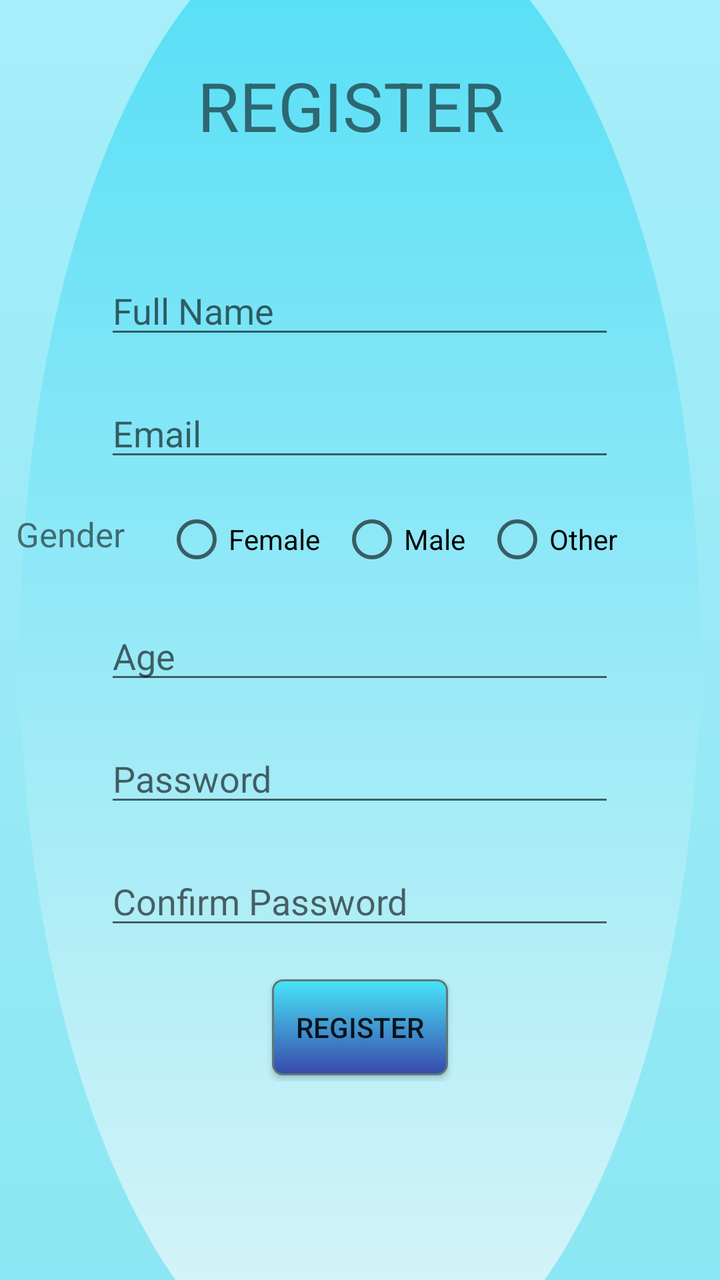
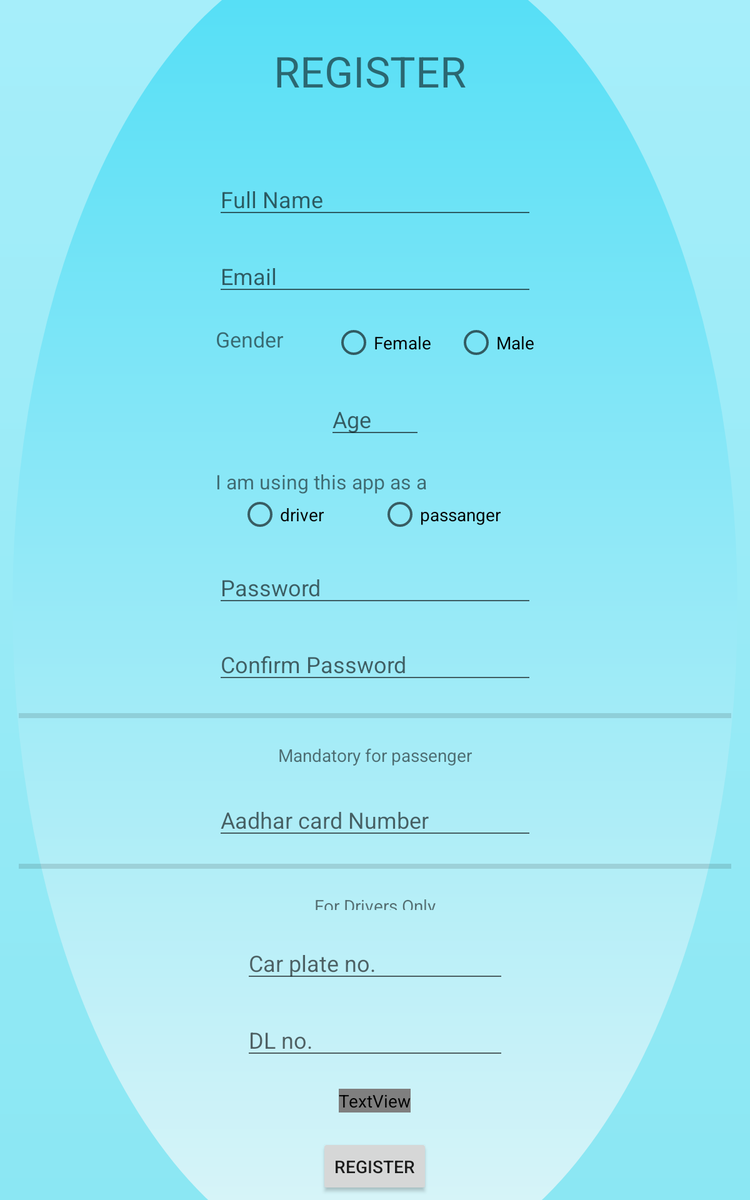

Two renders of one Android screen. The first uses the default layout on a phone; the second uses the alternative layout the repository ships for a different screen configuration, on a matching device. The two XML files are below.
<!-- AndroidManifest.xml: application theme Theme.GoogleMap -->
<!-- res/layout/register.xml -->
<?xml version="1.0" encoding="utf-8"?>
<androidx.constraintlayout.widget.ConstraintLayout xmlns:android="http://schemas.android.com/apk/res/android"
    xmlns:app="http://schemas.android.com/apk/res-auto"
    xmlns:tools="http://schemas.android.com/tools"
    android:layout_width="match_parent"
    android:layout_height="match_parent">

    <ScrollView
        android:layout_width="match_parent"
        android:layout_height="match_parent"
        app:layout_constraintBottom_toBottomOf="parent"
        app:layout_constraintEnd_toEndOf="parent"
        app:layout_constraintHorizontal_bias="0.0"
        app:layout_constraintStart_toStartOf="parent">

        <LinearLayout
            android:layout_width="fill_parent"
            android:layout_height="fill_parent"
            android:orientation="vertical">


            <TextView
                android:id="@+id/banner"
                android:layout_width="199dp"
                android:layout_height="53dp"
                android:layout_gravity="center"
                android:layout_marginTop="30dp"
                android:text="REGISTER "
                android:textAlignment="center"
                android:textSize="34sp"
                app:layout_constraintBottom_toTopOf="@+id/Fullname"
                app:layout_constraintEnd_toEndOf="parent"
                app:layout_constraintStart_toStartOf="parent"
                app:layout_constraintTop_toTopOf="parent"
                app:layout_constraintVertical_bias="0.0" />

            //add profile pic here

            <EditText
                android:id="@+id/Fullname"
                android:textColor="@color/black"
                android:layout_width="255dp"
                android:layout_height="wrap_content"
                android:layout_gravity="center"
                android:layout_marginTop="50dp"
                android:ems="10"
                android:hint="Full Name"
                android:inputType="textPersonName"
                app:layout_constraintEnd_toEndOf="parent"
                app:layout_constraintHorizontal_bias="0.348"
                app:layout_constraintStart_toStartOf="parent"
                app:layout_constraintTop_toTopOf="parent" />

            <EditText
                android:id="@+id/Email"
                android:layout_width="255dp"
                android:layout_height="wrap_content"
                android:layout_gravity="center"
                android:layout_marginTop="20dp"
                android:ems="10"
                android:hint="Email"
                android:inputType="textEmailAddress"
                android:linksClickable="false"
                android:textAllCaps="false"
                android:textColorHighlight="@color/purple_200"
                app:layout_constraintEnd_toEndOf="parent"
                app:layout_constraintHorizontal_bias="0.35"
                app:layout_constraintStart_toStartOf="parent"
                app:layout_constraintTop_toBottomOf="@+id/Fullname" />

            <LinearLayout
                android:layout_width="384dp"
                android:layout_height="wrap_content"
                android:layout_gravity="center">

                <TextView
                    android:id="@+id/textView8"
                    android:layout_width="wrap_content"
                    android:layout_height="wrap_content"
                    android:layout_marginLeft="20dp"
                    android:layout_marginTop="20dp"
                    android:layout_marginRight="10dp"
                    android:text="Gender"
                    android:textSize="17dp"
                    app:layout_constraintEnd_toStartOf="@+id/radioGroupGender"
                    app:layout_constraintHorizontal_bias="0.773"
                    app:layout_constraintStart_toStartOf="parent"
                    app:layout_constraintTop_toBottomOf="@+id/Email" />

                <RadioGroup
                    android:id="@+id/radioGroupGender"
                    android:layout_width="265dp"
                    android:layout_height="wrap_content"
                    android:layout_marginStart="10dp"
                    android:layout_marginTop="18dp"
                    android:orientation="horizontal"
                    app:layout_constraintEnd_toEndOf="parent"
                    app:layout_constraintTop_toBottomOf="@+id/Email">

                    <RadioButton
                        android:id="@+id/femaleButton"
                        android:layout_width="wrap_content"
                        android:layout_height="wrap_content"
                        android:onClick="onGenderRadioBtClick"
                        android:text="Female" />

                    <RadioButton
                        android:id="@+id/maleButton"
                        android:layout_width="wrap_content"
                        android:layout_height="wrap_content"
                        android:layout_marginLeft="10dp"
                        android:onClick="onGenderRadioBtClick"
                        android:text="Male" />

                    <RadioButton
                        android:id="@+id/otherGenderButton"
                        android:layout_width="99dp"
                        android:layout_height="match_parent"
                        android:layout_marginLeft="10dp"
                        android:onClick="onGenderRadioBtClick"
                        android:text="Other" />
                </RadioGroup>

            </LinearLayout>

            <EditText
                android:id="@+id/age"
                android:layout_width="255dp"
                android:layout_height="wrap_content"
                android:layout_gravity="center"
                android:layout_marginTop="20dp"
                android:ems="10"
                android:hint="Age"
                android:inputType="number"
                android:textAllCaps="false"
                app:layout_constraintEnd_toEndOf="parent"
                app:layout_constraintHorizontal_bias="0.275"
                app:layout_constraintStart_toStartOf="parent"
                app:layout_constraintTop_toBottomOf="@+id/radioGroupGender" />









































            <EditText
                android:id="@+id/password"
                android:layout_width="255dp"
                android:layout_height="wrap_content"
                android:layout_gravity="center"
                android:layout_marginTop="20dp"
                android:autoText="false"
                android:ems="10"
                android:hint="Password"
                android:inputType="textPassword"
                app:layout_constraintEnd_toEndOf="parent"
                app:layout_constraintHorizontal_bias="0.224"
                app:layout_constraintStart_toStartOf="parent"
                app:layout_constraintTop_toBottomOf="@+id/radioGroupProf" />

            <EditText
                android:id="@+id/confirmPassword"
                android:layout_width="255dp"
                android:layout_height="wrap_content"
                android:layout_gravity="center"
                android:layout_marginTop="20dp"
                android:ems="10"
                android:hint="Confirm Password"
                android:inputType="textPassword"
                app:layout_constraintEnd_toEndOf="parent"
                app:layout_constraintHorizontal_bias="0.21"
                app:layout_constraintStart_toStartOf="parent"
                app:layout_constraintTop_toBottomOf="@+id/password" />























































































































            <Button
                android:id="@+id/registerBt"
                android:layout_width="wrap_content"
                android:layout_height="wrap_content"
                android:layout_gravity="center"
                android:layout_marginTop="20dp"
                android:layout_marginBottom="3dp"
                android:background="@drawable/button"
                android:gravity="center"
                android:text="Register"
                app:layout_constraintEnd_toEndOf="parent"
                app:layout_constraintHorizontal_bias="0.497"
                app:layout_constraintStart_toStartOf="parent"
                app:layout_constraintTop_toBottomOf="@+id/dlNo" />

        </LinearLayout>
    </ScrollView>

</androidx.constraintlayout.widget.ConstraintLayout>
<!-- resources referenced by this layout -->
<resources>
  <!-- drawable button (drawable) -->
  <?xml version="1.0" encoding="utf-8"?>
  <selector xmlns:android="http://schemas.android.com/apk/res/android">
  
      <item android:state_pressed="true" >
          <shape android:shape="rectangle"  >
              <corners android:radius="5dp" />
              <stroke android:width="1dip" android:color="#5e7974" />
              <gradient android:angle="-90" android:startColor="#3949AB" android:endColor="#47E5F8"  />
          </shape>
      </item>
      <item android:state_focused="true">
          <shape android:shape="rectangle"  >
              <corners android:radius="5dp" />
              <stroke android:width="1dip" android:color="#1010B4" />
              <solid android:color="#58857e"/>
          </shape>
      </item>
      <item >
          <shape android:shape="rectangle"  >
              <corners android:radius="5dp" />
              <stroke android:width="1dip" android:color="#5e7974" />
              <gradient android:angle="-90" android:startColor="#47E5F8" android:endColor="#3949AB" />
          </shape>
      </item>
  </selector>
  <style name="Theme.GoogleMap" parent="Theme.AppCompat.DayNight.NoActionBar">
          
          <item name="colorPrimary">@color/purple_500</item>
          <item name="colorPrimaryVariant">@color/purple_700</item>
          <item name="colorOnPrimary">@color/white</item>
          
          <item name="colorSecondary">@color/teal_200</item>
          <item name="colorSecondaryVariant">@color/teal_700</item>
          <item name="colorOnSecondary">@color/black</item>
          
          <item name="android:statusBarColor" tools:targetApi="l">?attr/colorPrimaryVariant</item>
          
          <item name="android:windowBackground">@drawable/backgrnd</item>
      </style>
  <!-- drawable backgrnd (drawable) -->
  <?xml version="1.0" encoding="utf-8"?>
  <layer-list xmlns:android="http://schemas.android.com/apk/res/android">
      <item>
          <shape>
              <gradient android:startColor="#8BE7F3"
                  android:endColor="#A6EEFA"
                  android:angle="90" />
          </shape>
  
      </item>
      <item  android:top="-50dp"  android:bottom="-60dp" android:left="10dp" android:right="10dp">
          <shape android:shape="oval">
  
              <gradient
                  android:startColor="#DEF5F8"
                  android:endColor="#50DEF6"
                  android:angle="90"></gradient>
              <corners android:bottomLeftRadius="1000dp">
  
              </corners>
          </shape>
      </item>
  </layer-list>
</resources>
<!-- res/layout-sw600dp/register.xml (the repository's variant of the layout above) -->
<!-- drawn on a 7-inch tablet held upright -->
<?xml version="1.0" encoding="utf-8"?>
<androidx.constraintlayout.widget.ConstraintLayout xmlns:android="http://schemas.android.com/apk/res/android"
    xmlns:app="http://schemas.android.com/apk/res-auto"
    xmlns:tools="http://schemas.android.com/tools"
    android:layout_width="match_parent"
    android:layout_height="match_parent"
    android:layout_marginLeft="10dp"
    android:layout_marginRight="10dp">

    <ScrollView
        android:layout_width="match_parent"
        android:layout_height="match_parent"
        app:layout_constraintEnd_toEndOf="parent"
        app:layout_constraintHorizontal_bias="0.0"
        app:layout_constraintStart_toStartOf="parent"
        tools:layout_editor_absoluteY="134dp">

        <LinearLayout
            android:layout_width="fill_parent"
            android:layout_height="fill_parent"
            android:orientation="vertical"
            android:layout_gravity="center">


            <TextView
                android:id="@+id/banner"
                android:layout_width="199dp"
                android:layout_height="53dp"
                android:layout_gravity="center"
                android:layout_marginTop="30dp"
                android:text="REGISTER "
                android:textAlignment="center"
                android:textSize="34sp"
                app:layout_constraintBottom_toTopOf="@+id/Fullname"
                app:layout_constraintEnd_toEndOf="parent"
                app:layout_constraintStart_toStartOf="parent"
                app:layout_constraintTop_toTopOf="parent"
                app:layout_constraintVertical_bias="0.0" />

            <EditText
                android:id="@+id/Fullname"
                android:layout_width="255dp"
                android:layout_height="wrap_content"
                android:layout_gravity="center"
                android:layout_marginTop="50dp"
                android:ems="10"
                android:hint="Full Name"
                android:inputType="textPersonName"
                app:layout_constraintEnd_toEndOf="parent"
                app:layout_constraintHorizontal_bias="0.348"
                app:layout_constraintStart_toStartOf="parent"
                app:layout_constraintTop_toTopOf="parent" />

            <EditText
                android:id="@+id/Email"
                android:layout_width="255dp"
                android:layout_height="wrap_content"
                android:layout_gravity="center"
                android:layout_marginTop="20dp"
                android:ems="10"
                android:hint="Email"
                android:inputType="textEmailAddress"
                android:linksClickable="false"
                android:textAllCaps="false"
                android:textColorHighlight="@color/purple_200"
                app:layout_constraintEnd_toEndOf="parent"
                app:layout_constraintHorizontal_bias="0.35"
                app:layout_constraintStart_toStartOf="parent"
                app:layout_constraintTop_toBottomOf="@+id/Fullname" />

            <LinearLayout
                android:layout_width="335dp"
                android:layout_height="match_parent"
                android:layout_gravity="center">

                <TextView
                    android:id="@+id/textView8"
                    android:layout_width="wrap_content"
                    android:layout_height="wrap_content"
                    android:layout_marginLeft="40dp"
                    android:layout_marginTop="20dp"
                    android:text="Gender"
                    android:textSize="17dp"
                    app:layout_constraintEnd_toStartOf="@+id/radioGroupGender"
                    app:layout_constraintHorizontal_bias="0.773"
                    app:layout_constraintStart_toStartOf="parent"
                    app:layout_constraintTop_toBottomOf="@+id/Email" />

                <RadioGroup
                    android:id="@+id/radioGroupGender"
                    android:layout_width="179dp"
                    android:layout_height="35dp"
                    android:layout_marginStart="40dp"
                    android:layout_marginTop="18dp"
                    android:orientation="horizontal"
                    app:layout_constraintEnd_toEndOf="parent"
                    app:layout_constraintTop_toBottomOf="@+id/Email">

                    <RadioButton
                        android:id="@+id/radioButton2"
                        android:layout_width="wrap_content"
                        android:layout_height="wrap_content"
                        android:text="Female" />

                    <RadioButton
                        android:id="@+id/maleButton"
                        android:layout_width="wrap_content"
                        android:layout_height="wrap_content"
                        android:layout_marginLeft="20dp"
                        android:text="Male" />
                </RadioGroup>

            </LinearLayout>

            <EditText
                android:id="@+id/age"
                android:layout_width="76dp"
                android:layout_height="wrap_content"
                android:layout_gravity="center"
                android:layout_marginTop="20dp"
                android:ems="10"
                android:hint="Age"
                android:inputType="number"
                android:textAllCaps="false"
                app:layout_constraintEnd_toEndOf="parent"
                app:layout_constraintHorizontal_bias="0.275"
                app:layout_constraintStart_toStartOf="parent"
                app:layout_constraintTop_toBottomOf="@+id/radioGroupGender" />

            <TextView
                android:id="@+id/textView5"
                android:layout_width="255dp"
                android:layout_height="21dp"
                android:layout_gravity="center"
                android:layout_marginTop="20dp"
                android:text="I am using this app as a"
                android:textSize="16sp"
                app:layout_constraintEnd_toEndOf="parent"
                app:layout_constraintHorizontal_bias="0.375"
                app:layout_constraintStart_toStartOf="parent"
                app:layout_constraintTop_toBottomOf="@+id/age" />

            <RadioGroup
                android:id="@+id/radioGroupProf"
                android:layout_width="216dp"
                android:layout_height="wrap_content"
                android:layout_gravity="center"
                android:orientation="horizontal"
                app:layout_constraintEnd_toEndOf="parent"
                app:layout_constraintStart_toStartOf="parent"
                app:layout_constraintTop_toBottomOf="@+id/textView5">

                <RadioButton
                    android:id="@+id/radioDriver"
                    android:layout_width="96dp"
                    android:layout_height="match_parent"
                    android:onClick="onRadioBtClick"
                    android:text="driver" />

                <RadioButton
                    android:id="@+id/radioPassenger"
                    android:layout_width="143dp"
                    android:layout_height="match_parent"
                    android:layout_marginStart="16dp"
                    android:onClick="onRadioBtClick"
                    android:text="passanger" />

            </RadioGroup>

            <EditText
                android:id="@+id/password"
                android:layout_width="255dp"
                android:layout_height="wrap_content"
                android:layout_gravity="center"
                android:layout_marginTop="20dp"
                android:autoText="false"
                android:ems="10"
                android:hint="Password"
                android:inputType="textPassword"
                app:layout_constraintEnd_toEndOf="parent"
                app:layout_constraintHorizontal_bias="0.224"
                app:layout_constraintStart_toStartOf="parent"
                app:layout_constraintTop_toBottomOf="@+id/radioGroupProf" />

            <EditText
                android:id="@+id/confirmPassword"
                android:layout_width="255dp"
                android:layout_height="wrap_content"
                android:layout_gravity="center"
                android:layout_marginTop="20dp"
                android:ems="10"
                android:hint="Confirm Password"
                android:inputType="textPassword"
                app:layout_constraintEnd_toEndOf="parent"
                app:layout_constraintHorizontal_bias="0.21"
                app:layout_constraintStart_toStartOf="parent"
                app:layout_constraintTop_toBottomOf="@+id/password" />


            <View
                android:id="@+id/divider"
                android:layout_width="match_parent"
                android:layout_height="4dp"
                android:layout_marginLeft="5dp"
                android:layout_marginTop="20dp"
                android:layout_marginRight="5dp"
                android:background="?android:attr/listDivider"
                app:layout_constraintEnd_toEndOf="parent"
                app:layout_constraintHorizontal_bias="1.0"
                app:layout_constraintStart_toStartOf="parent"
                app:layout_constraintTop_toBottomOf="@+id/confirmPassword" />

            <TextView
                android:id="@+id/textView9"
                android:layout_width="wrap_content"
                android:layout_height="wrap_content"
                android:layout_gravity="center"
                android:layout_marginTop="20dp"
                android:text="Mandatory for passenger"
                app:layout_constraintEnd_toEndOf="parent"
                app:layout_constraintHorizontal_bias="0.112"
                app:layout_constraintStart_toStartOf="parent"
                app:layout_constraintTop_toBottomOf="@+id/divider" />

            <EditText
                android:id="@+id/aadharNo"
                android:layout_width="255dp"
                android:layout_height="wrap_content"
                android:layout_gravity="center"
                android:layout_marginTop="20dp"
                android:ems="10"
                android:hint="Aadhar card Number"
                android:inputType="number"
                app:layout_constraintEnd_toEndOf="parent"
                app:layout_constraintHorizontal_bias="0.14"
                app:layout_constraintStart_toStartOf="parent"
                app:layout_constraintTop_toBottomOf="@+id/textView9" />


            <View
                android:id="@+id/divider2"
                android:layout_width="match_parent"
                android:layout_height="4dp"
                android:layout_marginLeft="5dp"
                android:layout_marginTop="16dp"
                android:layout_marginRight="5dp"
                android:background="?android:attr/listDivider"
                app:layout_constraintEnd_toEndOf="parent"
                app:layout_constraintHorizontal_bias="0.0"
                app:layout_constraintStart_toStartOf="parent"
                app:layout_constraintTop_toBottomOf="@+id/aadharNo" />

            <TextView
                android:id="@+id/textView10"
                android:layout_width="wrap_content"
                android:layout_height="13dp"
                android:layout_gravity="center"
                android:layout_marginTop="20dp"
                android:text="For Drivers Only"
                app:layout_constraintEnd_toEndOf="parent"
                app:layout_constraintHorizontal_bias="0.147"
                app:layout_constraintStart_toStartOf="parent"
                app:layout_constraintTop_toBottomOf="@+id/divider2" />

            <EditText
                android:id="@+id/carplateNo"
                android:layout_width="wrap_content"
                android:layout_height="wrap_content"
                android:layout_gravity="center"
                android:layout_marginTop="20dp"
                android:ems="10"
                android:gravity="start|top"
                android:hint="Car plate no."
                android:inputType="textMultiLine"
                app:layout_constraintEnd_toEndOf="parent"
                app:layout_constraintHorizontal_bias="0.14"
                app:layout_constraintStart_toStartOf="parent"
                app:layout_constraintTop_toBottomOf="@+id/textView10" />

            <EditText
                android:id="@+id/dlNo"
                android:layout_width="wrap_content"
                android:layout_height="wrap_content"
                android:layout_gravity="center"
                android:layout_marginTop="20dp"
                android:ems="10"
                android:gravity="start|top"
                android:hint="DL no."
                android:inputType="textMultiLine"
                app:layout_constraintEnd_toEndOf="parent"
                app:layout_constraintHorizontal_bias="0.074"
                app:layout_constraintStart_toStartOf="parent"
                app:layout_constraintTop_toBottomOf="@+id/carplateNo" />

            <TextView
                android:id="@+id/textView11"
                android:layout_width="wrap_content"
                android:layout_height="wrap_content"
                android:layout_gravity="center"
                android:layout_marginTop="20dp"
                android:textColor="@color/quantum_googred" />

            <ProgressBar
                android:id="@+id/progressBar"
                style="?android:attr/progressBarStyle"
                android:layout_width="wrap_content"
                android:layout_height="wrap_content"
                android:layout_gravity="center"
                android:layout_marginTop="10dp"
                android:visibility="gone"
                app:layout_constraintEnd_toEndOf="parent"
                app:layout_constraintHorizontal_bias="0.545"
                app:layout_constraintStart_toStartOf="parent"
                app:layout_constraintTop_toBottomOf="@+id/password"
                app:layout_constraintVertical_bias="0.55" />

            <Button
                android:id="@+id/regsterUser"
                android:layout_width="wrap_content"
                android:layout_height="46dp"
                android:layout_gravity="center"
                android:layout_marginTop="20dp"
                android:text="Register"
                app:layout_constraintEnd_toEndOf="parent"
                app:layout_constraintHorizontal_bias="0.497"
                app:layout_constraintStart_toStartOf="parent"
                app:layout_constraintTop_toBottomOf="@+id/dlNo" />


        </LinearLayout>
    </ScrollView>

</androidx.constraintlayout.widget.ConstraintLayout>
<!-- resources referenced by the variant -->
<!-- as a 7-inch tablet held upright resolves them -->
<resources>
  <style name="Theme.GoogleMap" parent="Theme.AppCompat.DayNight.NoActionBar">
          
          <item name="colorPrimary">@color/purple_500</item>
          <item name="colorPrimaryVariant">@color/purple_700</item>
          <item name="colorOnPrimary">@color/white</item>
          
          <item name="colorSecondary">@color/teal_200</item>
          <item name="colorSecondaryVariant">@color/teal_700</item>
          <item name="colorOnSecondary">@color/black</item>
          
          <item name="android:statusBarColor" tools:targetApi="l">?attr/colorPrimaryVariant</item>
          
          <item name="android:windowBackground">@drawable/backgrnd</item>
      </style>
  <!-- drawable backgrnd (drawable) -->
  <?xml version="1.0" encoding="utf-8"?>
  <layer-list xmlns:android="http://schemas.android.com/apk/res/android">
      <item>
          <shape>
              <gradient android:startColor="#8BE7F3"
                  android:endColor="#A6EEFA"
                  android:angle="90" />
          </shape>
  
      </item>
      <item  android:top="-50dp"  android:bottom="-60dp" android:left="10dp" android:right="10dp">
          <shape android:shape="oval">
  
              <gradient
                  android:startColor="#DEF5F8"
                  android:endColor="#50DEF6"
                  android:angle="90"></gradient>
              <corners android:bottomLeftRadius="1000dp">
  
              </corners>
          </shape>
      </item>
  </layer-list>
</resources>
